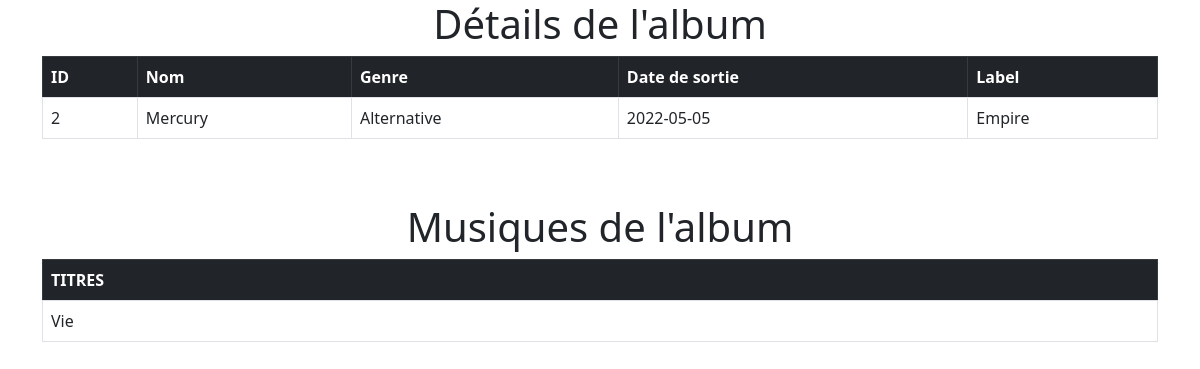
/pages/album_musique.php?album_id=2, run on the app's committed database.
### tables this page shows
CREATE TABLE IF NOT EXISTS `album` (
  `id_album` int(11) NOT NULL AUTO_INCREMENT,
  `nom` varchar(250) DEFAULT NULL,
  `genre` varchar(250) DEFAULT NULL,
  `date_sortie` date DEFAULT NULL,
  `id_label` int(11) NOT NULL,
  PRIMARY KEY (`id_album`),
  KEY `id_label` (`id_label`)
);

CREATE TABLE IF NOT EXISTS `label` (
  `id_label` int(11) NOT NULL AUTO_INCREMENT,
  `nom` varchar(250) DEFAULT NULL,
  `ville` varchar(250) DEFAULT NULL,
  `adresse` varchar(250) DEFAULT NULL,
  PRIMARY KEY (`id_label`)
);

CREATE TABLE IF NOT EXISTS `musique` (
  `id_musique` int(11) NOT NULL AUTO_INCREMENT,
  `titre` varchar(250) DEFAULT NULL,
  `genre` varchar(250) DEFAULT NULL,
  `duree` varchar(250) DEFAULT NULL,
  PRIMARY KEY (`id_musique`)
);

### pages/album_musique.php (the view, shortened to what this page needs)
<?php  include '../header.php'?>
<h1 class="text-center">Détails de l'album</h1>
  <div class="container">
    <table class="table table-striped table-bordered table-hover">
      <thead class="table-dark">
        <tr>
          <th  scope="col">ID</th>
          <th  scope="col">Nom</th>
          <th  scope="col">Genre</th>
          <th  scope="col">Date de sortie</th>
          <th  scope="col">Label</th>
        </tr>
      </thead>
        <tbody>
          <tr>
            <?php
              if (isset($_GET['album_id'])) {
                  $albumid = $_GET['album_id'];
                  $query="SELECT * FROM album WHERE id_album = {$albumid} ";
                  $view_album= mysqli_query($conn,$query);
                  while($row = mysqli_fetch_assoc($view_album))
                  {
                    $id = $row['id_album'];
                    $nom = $row['nom'];
                    $genre = $row['genre'];
                    $date = $row['date_sortie'];
                    $label = $row['id_label'];
                    $query2="SELECT nom FROM label WHERE id_label = {$label}";
                    $view_label= mysqli_query($conn,$query2);
                    while($row2= mysqli_fetch_assoc($view_label)){
                      $label = $row2['nom'];
                    }
                    echo "<tr >";
                    echo " <td >{$id}</td>";
                    echo " <td > {$nom}</td>";
                    echo " <td > {$genre}</td>";
                    echo " <td > {$date}</td>";
                    echo " <td >{$label} </td>";
                    echo " </tr> ";
                  }
                }
            ?>
          </tr>
        </tbody>
    </table>
  </div>
<br><br>
<h1 class="text-center">Musiques de l'album</h1>
<div class="container">
  <table class="table table-striped table-bordered table-hover">
      <thead class="table-dark">
        <tr>
          <th  scope="col">TITRES</th>
        </tr>
      </thead>
        <tbody>
          <tr>
            <?php
              if (isset($_GET['album_id'])) {
                  $albumid = $_GET['album_id'];
                  $query3="SELECT titre FROM musique INNER JOIN album_musique ON album_musique.id_musique= musique.id_musique WHERE album_musique.id_album = $albumid;";
                  $view_titre= mysqli_query($conn,$query3);
                  while($row3 = mysqli_fetch_assoc($view_titre))
                  {
                    $titre = $row3['titre'];
                    echo "<tr >";
                    echo " <td >{$titre}</td>";
                    }
                }
            ?>
        </tbody>
  </table>
</div>

### data on the page
album: id_album "2", nom "Mercury", genre "Alternative", date_sortie "2022-05-05", id_label.nom "Empire"
musique: titre "Vie"
